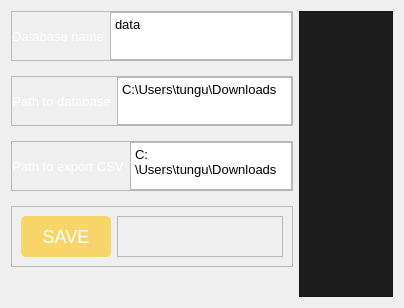
           <widget class="QWidget" name="page_5">
            <layout class="QGridLayout" name="gridLayout_3">
             <item row="0" column="0">
              <layout class="QHBoxLayout" name="horizontalLayout_19" stretch="3,1">
               <item>
                <layout class="QVBoxLayout" name="verticalLayout_26">
                 <property name="spacing">
                  <number>15</number>
                 </property>
                 <item>
                  <widget class="QFrame" name="frame_42">
                   <property name="maximumSize">
                    <size>
                     <width>16777215</width>
                     <height>50</height>
                    </size>
                   </property>
                   <property name="frameShape">
                    <enum>QFrame::StyledPanel</enum>
                   </property>
                   <property name="frameShadow">
                    <enum>QFrame::Raised</enum>
                   </property>
                   <layout class="QHBoxLayout" name="horizontalLayout_20" stretch="1,3">
                    <property name="leftMargin">
                     <number>0</number>
                    </property>
                    <property name="topMargin">
                     <number>0</number>
                    </property>
                    <property name="rightMargin">
                     <number>0</number>
                    </property>
                    <property name="bottomMargin">
                     <number>0</number>
                    </property>
                    <item>
                     <widget class="QLabel" name="label_13">
                      <property name="font">
                       <font>
                        <pointsize>10</pointsize>
                       </font>
                      </property>
                      <property name="layoutDirection">
                       <enum>Qt::LeftToRight</enum>
                      </property>
                      <property name="styleSheet">
                       <string notr="true">color: rgb(255, 255, 255);</string>
                      </property>
                      <property name="text">
                       <string>Database name</string>
                      </property>
                      <property name="alignment">
                       <set>Qt::AlignCenter</set>
                      </property>
                     </widget>
                    </item>
                    <item>
                     <widget class="QTextEdit" name="textEdit_4">
                      <property name="styleSheet">
                       <string notr="true">color: rgb(0, 0, 0);</string>
                      </property>
                      <property name="html">
                       <string>&lt;!DOCTYPE HTML PUBLIC &quot;-//W3C//DTD HTML 4.0//EN&quot; &quot;http://www.w3.org/TR/REC-html40/strict.dtd&quot;&gt;
&lt;html&gt;&lt;head&gt;&lt;meta name=&quot;qrichtext&quot; content=&quot;1&quot; /&gt;&lt;style type=&quot;text/css&quot;&gt;
p, li { white-space: pre-wrap; }
&lt;/style&gt;&lt;/head&gt;&lt;body style=&quot; font-family:'MS Shell Dlg 2'; font-size:7.8pt; font-weight:400; font-style:normal;&quot;&gt;
&lt;p style=&quot; margin-top:0px; margin-bottom:0px; margin-left:0px; margin-right:0px; -qt-block-indent:0; text-indent:0px;&quot;&gt;&lt;span style=&quot; font-size:10pt;&quot;&gt;data&lt;/span&gt;&lt;/p&gt;&lt;/body&gt;&lt;/html&gt;</string>
                      </property>
                     </widget>
                    </item>
                   </layout>
                  </widget>
                 </item>
                 <item>
                  <widget class="QFrame" name="frame_41">
                   <property name="maximumSize">
                    <size>
                     <width>16777215</width>
                     <height>50</height>
                    </size>
                   </property>
                   <property name="frameShape">
                    <enum>QFrame::StyledPanel</enum>
                   </property>
                   <property name="frameShadow">
                    <enum>QFrame::Raised</enum>
                   </property>
                   <layout class="QHBoxLayout" name="horizontalLayout_21" stretch="1,3">
                    <property name="leftMargin">
                     <number>0</number>
                    </property>
                    <property name="topMargin">
                     <number>0</number>
                    </property>
                    <property name="rightMargin">
                     <number>0</number>
                    </property>
                    <property name="bottomMargin">
                     <number>0</number>
                    </property>
                    <item>
                     <widget class="QLabel" name="label_74">
                      <property name="font">
                       <font>
                        <pointsize>10</pointsize>
                       </font>
                      </property>
                      <property name="layoutDirection">
                       <enum>Qt::LeftToRight</enum>
                      </property>
                      <property name="styleSheet">
                       <string notr="true">color: rgb(255, 255, 255);</string>
                      </property>
                      <property name="text">
                       <string>Path to database</string>
                      </property>
                      <property name="alignment">
                       <set>Qt::AlignCenter</set>
                      </property>
                     </widget>
                    </item>
                    <item>
                     <widget class="QTextEdit" name="textEdit_5">
                      <property name="styleSheet">
                       <string notr="true">color: rgb(0, 0, 0);</string>
                      </property>
                      <property name="html">
                       <string>&lt;!DOCTYPE HTML PUBLIC &quot;-//W3C//DTD HTML 4.0//EN&quot; &quot;http://www.w3.org/TR/REC-html40/strict.dtd&quot;&gt;
&lt;html&gt;&lt;head&gt;&lt;meta name=&quot;qrichtext&quot; content=&quot;1&quot; /&gt;&lt;style type=&quot;text/css&quot;&gt;
p, li { white-space: pre-wrap; }
&lt;/style&gt;&lt;/head&gt;&lt;body style=&quot; font-family:'MS Shell Dlg 2'; font-size:7.8pt; font-weight:400; font-style:normal;&quot;&gt;
&lt;p style=&quot; margin-top:0px; margin-bottom:0px; margin-left:0px; margin-right:0px; -qt-block-indent:0; text-indent:0px;&quot;&gt;&lt;span style=&quot; font-size:10pt;&quot;&gt;C:\Users\tungu\Downloads&lt;/span&gt;&lt;/p&gt;&lt;/body&gt;&lt;/html&gt;</string>
                      </property>
                     </widget>
                    </item>
                   </layout>
                  </widget>
                 </item>
                 <item>
                  <widget class="QFrame" name="frame_40">
                   <property name="maximumSize">
                    <size>
                     <width>16777215</width>
                     <height>50</height>
                    </size>
                   </property>
                   <property name="frameShape">
                    <enum>QFrame::StyledPanel</enum>
                   </property>
                   <property name="frameShadow">
                    <enum>QFrame::Raised</enum>
                   </property>
                   <layout class="QHBoxLayout" name="horizontalLayout_25" stretch="1,3">
                    <property name="leftMargin">
                     <number>0</number>
                    </property>
                    <property name="topMargin">
                     <number>0</number>
                    </property>
                    <property name="rightMargin">
                     <number>0</number>
                    </property>
                    <property name="bottomMargin">
                     <number>0</number>
                    </property>
                    <item>
                     <widget class="QLabel" name="label_75">
                      <property name="font">
                       <font>
                        <pointsize>10</pointsize>
                       </font>
                      </property>
                      <property name="layoutDirection">
                       <enum>Qt::LeftToRight</enum>
                      </property>
                      <property name="styleSheet">
                       <string notr="true">color: rgb(255, 255, 255);</string>
                      </property>
                      <property name="text">
                       <string>Path to export CSV</string>
                      </property>
                      <property name="alignment">
                       <set>Qt::AlignCenter</set>
                      </property>
                     </widget>
                    </item>
                    <item>
                     <widget class="QTextEdit" name="textEdit_6">
                      <property name="styleSheet">
                       <string notr="true">color: rgb(0, 0, 0);</string>
                      </property>
                      <property name="html">
                       <string>&lt;!DOCTYPE HTML PUBLIC &quot;-//W3C//DTD HTML 4.0//EN&quot; &quot;http://www.w3.org/TR/REC-html40/strict.dtd&quot;&gt;
&lt;html&gt;&lt;head&gt;&lt;meta name=&quot;qrichtext&quot; content=&quot;1&quot; /&gt;&lt;style type=&quot;text/css&quot;&gt;
p, li { white-space: pre-wrap; }
&lt;/style&gt;&lt;/head&gt;&lt;body style=&quot; font-family:'MS Shell Dlg 2'; font-size:7.8pt; font-weight:400; font-style:normal;&quot;&gt;
&lt;p style=&quot; margin-top:0px; margin-bottom:0px; margin-left:0px; margin-right:0px; -qt-block-indent:0; text-indent:0px;&quot;&gt;&lt;span style=&quot; font-size:10pt;&quot;&gt;C:\Users\tungu\Downloads&lt;/span&gt;&lt;/p&gt;&lt;/body&gt;&lt;/html&gt;</string>
                      </property>
                     </widget>
                    </item>
                   </layout>
                  </widget>
                 </item>
                 <item>
                  <widget class="QFrame" name="frame_39">
                   <property name="frameShape">
                    <enum>QFrame::StyledPanel</enum>
                   </property>
                   <property name="frameShadow">
                    <enum>QFrame::Raised</enum>
                   </property>
                   <layout class="QHBoxLayout" name="horizontalLayout_26">
                    <item>
                     <widget class="QPushButton" name="pushButton_17">
                      <property name="minimumSize">
                       <size>
                        <width>0</width>
                        <height>40</height>
                       </size>
                      </property>
                      <property name="maximumSize">
                       <size>
                        <width>90</width>
                        <height>16777215</height>
                       </size>
                      </property>
                      <property name="styleSheet">
                       <string notr="true">QPushButton {
    background-color: #f8d568;
    border: 2px solid #f8d568;
    color: white;
    font-size: 18px;
    padding: 8px 16px;
    border-radius: 5px;
}

QPushButton:hover {
    background-color: #ffe06b;
    border: 2px solid #ffe06b;
    color: black;
}

QPushButton:pressed {
    background-color: #ffc107;
    border: 2px solid #ffc107;
    color: white;
    padding-top: 10px;
    padding-bottom: 6px;
}</string>
                      </property>
                      <property name="text">
                       <string>SAVE</string>
                      </property>
                     </widget>
                    </item>
                    <item>
                     <widget class="QFrame" name="frame_43">
                      <property name="frameShape">
                       <enum>QFrame::StyledPanel</enum>
                      </property>
                      <property name="frameShadow">
                       <enum>QFrame::Raised</enum>
                      </property>
                     </widget>
                    </item>
                   </layout>
                  </widget>
                 </item>
                 <item>
                  <widget class="QFrame" name="frame_37">
                   <property name="styleSheet">
                    <string notr="true">background-color: rgba(29,29,29,255);</string>
                   </property>
                   <property name="frameShape">
                    <enum>QFrame::StyledPanel</enum>
                   </property>
                   <property name="frameShadow">
                    <enum>QFrame::Raised</enum>
                   </property>
                  </widget>
                 </item>
                 <item>
                  <widget class="QFrame" name="frame_38">
                   <property name="styleSheet">
                    <string notr="true">background-color: rgba(29,29,29,255);</string>
                   </property>
                   <property name="frameShape">
                    <enum>QFrame::StyledPanel</enum>
                   </property>
                   <property name="frameShadow">
                    <enum>QFrame::Raised</enum>
                   </property>
                  </widget>
                 </item>
                </layout>
               </item>
               <item>
                <layout class="QVBoxLayout" name="verticalLayout_31">
                 <item>
                  <widget class="QFrame" name="frame_44">
                   <property name="styleSheet">
                    <string notr="true">background-color: rgba(29,29,29,255);</string>
                   </property>
                   <property name="frameShape">
                    <enum>QFrame::StyledPanel</enum>
                   </property>
                   <property name="frameShadow">
                    <enum>QFrame::Raised</enum>
                   </property>
                  </widget>
                 </item>
                </layout>
               </item>
              </layout>
             </item>
            </layout>
           </widget>
